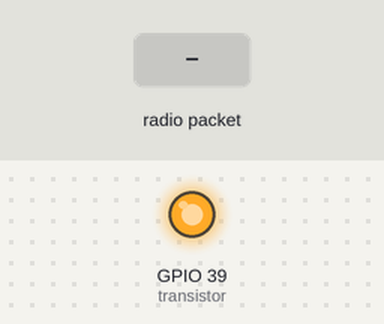
Simulated run of this sketch. Board: ESP32. Shown: output pins drawn as LEDs (lit = HIGH). Inputs (shaded band) come from the test bench. What the sketch prints to the serial monitor is not drawn.

Above: at 1.2 s.
1.3 s: radio packet "1" arrives
At 2.4 s:
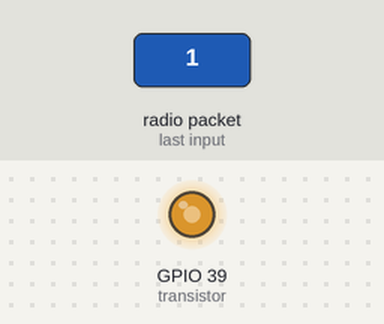
2.8 s: radio packet "0" arrives
At 3.6 s:
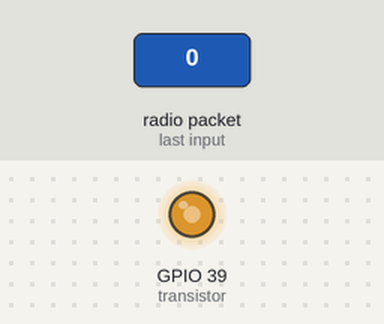
Timing chart, 0 to 5.8 s (numbered marks = the images above; inputs shaded):
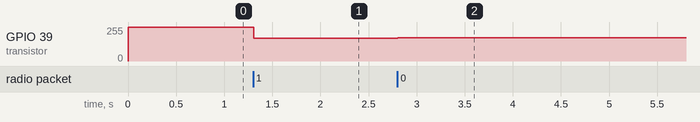

Measured:
- after the input at 1.3 s, GPIO 39 (transistor): 255/255 → 172/255 at once
- after the input at 2.8 s, GPIO 39 (transistor): 172/255 → 174/255 at once

The sketch:

slave.ino
```cpp
#include <esp_now.h>
#include <WiFi.h>

#define CHANNEL 1

const int transistor = 39;
int distanceCm;
//int value;

// Init ESP Now with fallback
void InitESPNow() {
  WiFi.disconnect();
  if (esp_now_init() == ESP_OK) {
    Serial.println("ESPNow Init Success");
  }
  else {
    Serial.println("ESPNow Init Failed");
    // Retry InitESPNow, add a counte and then restart?
    // InitESPNow();
    // or Simply Restart
    ESP.restart();
  }
}

// config AP SSID
void configDeviceAP() {
  const char *SSID = "Slave_1";
  bool result = WiFi.softAP(SSID, "Slave_1_Password", CHANNEL, 0);
  if (!result) {
    Serial.println("AP Config failed.");
  } else {
    Serial.println("AP Config Success. Broadcasting with AP: " + String(SSID));
    Serial.print("AP CHANNEL "); Serial.println(WiFi.channel());
  }
}

void setup() {
  Serial.begin(115200);
  pinMode(transistor, OUTPUT);

  //Set device in AP mode to begin with
  WiFi.mode(WIFI_AP);
  // configure device AP mode
  configDeviceAP();
  // This is the mac address of the Slave in AP Mode
  Serial.print("AP MAC: "); Serial.println(WiFi.softAPmacAddress());
  // Init ESPNow with a fallback logic
  InitESPNow();
  // Once ESPNow is successfully Init, we will register for recv CB to
  // get recv packer info.
  esp_now_register_recv_cb(OnDataRecv);

//  pinMode(39, OUTPUT);
}

// callback when data is recv from Master
void OnDataRecv(const uint8_t *mac_addr, const uint8_t *data, int data_len) {
  char macStr[18];
  snprintf(macStr, sizeof(macStr), "%02x:%02x:%02x:%02x:%02x:%02x",
           mac_addr[0], mac_addr[1], mac_addr[2], mac_addr[3], mac_addr[4], mac_addr[5]);
//  Serial.print("Last Packet Recv from: "); Serial.println(macStr);
  Serial.print("Last Packet Recv Data: "); Serial.println(*data);
//  Serial.println("");
  distanceCm = (int)(*data);
}

void loop() {
  Serial.println(distanceCm);
  if (distanceCm > 150){
    for (int i = 0; i < 50; i++) {
        analogWrite(transistor, i);
        delay(50);
      }
      for (int i = 50; i >= 0; i--) {
        analogWrite(transistor, i);
        delay(50);
      }
  } else {
//    value = map(distanceCm, 0, 150, 255, 0);
    analogWrite(transistor, map(distanceCm, 0, 150, 255, 0));
  }
}
```
